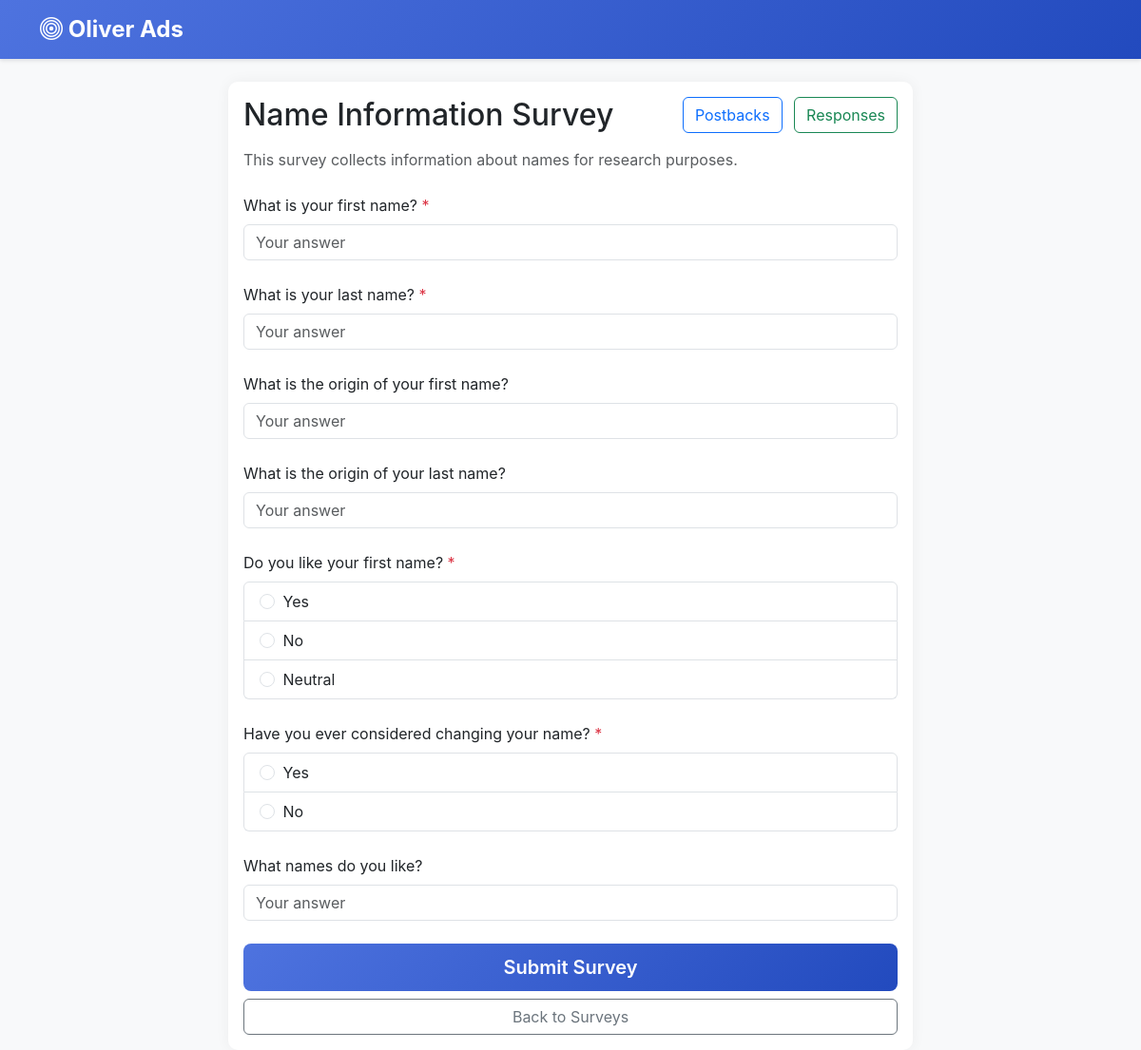
The app's page /surveys/2 with its own data.
### models.py (models this page shows, shortened)
class Survey(db.Model):
    id = db.Column(db.Integer, primary_key=True)
    title = db.Column(db.String(200), nullable=False)
    description = db.Column(db.Text)
    creator_id = db.Column(db.Integer, db.ForeignKey('user.id'), nullable=False)
    created_at = db.Column(db.DateTime, default=datetime.utcnow)
    is_active = db.Column(db.Boolean, default=True)
    creator = db.relationship('User', backref=db.backref('surveys', lazy=True))
    questions = db.relationship('Question', backref='survey', lazy=True, cascade='all, delete-orphan')
    responses = db.relationship('SurveyResponse', backref='survey', lazy=True, cascade='all, delete-orphan')
    postback_configs = db.relationship('PostbackConfig', backref='survey', lazy=True, cascade='all, delete-orphan')

class Question(db.Model):
    id = db.Column(db.Integer, primary_key=True)
    survey_id = db.Column(db.Integer, db.ForeignKey('survey.id'), nullable=False)
    question_text = db.Column(db.Text, nullable=False)
    question_type = db.Column(db.String(20), nullable=False)  # text, multiple_choice, checkbox
    options = db.Column(db.Text)  # JSON string for multiple choice and checkbox options
    is_required = db.Column(db.Boolean, default=False)
    order = db.Column(db.Integer, default=0)
    answers = db.relationship('Answer', backref='question', lazy=True, cascade='all, delete-orphan')
    @property
    def options_list(self):
        if self.options:
            try:
                return json.loads(self.options)
            except json.JSONDecodeError:
                return []
        return []

### app.py (the view)
@app.route('/surveys/<int:survey_id>')
def view_survey(survey_id):
    survey = Survey.query.get_or_404(survey_id)
    if current_user.is_authenticated:
        if survey.creator_id != current_user.id and not current_user.is_admin:
            flash('You do not have permission to view this survey')
            return redirect(url_for('surveys'))
    return render_template('view_survey.html', survey=survey)

### templates/view_survey.html (shortened to what this page needs)
{% extends "base.html" %}
{% block content %}
<div class="container mt-4">
    <div class="row justify-content-center">
        <div class="col-md-8">
            <div class="card">
                <div class="card-body">
                    <div class="d-flex justify-content-between align-items-center mb-3">
                        <h2 class="card-title mb-0">{{ survey.title }}</h2>
                        <div>
                            <a href="{{ url_for('postback_configs', survey_id=survey.id) }}" class="btn btn-outline-primary me-2">
                                 Postbacks
                            </a>
                            <a href="{{ url_for('view_responses', survey_id=survey.id) }}" class="btn btn-outline-success">
                                 Responses
                            </a>
                        </div>
                    </div>
                    <p class="text-muted mb-4">{{ survey.description }}</p>
                    <form method="POST" action="{{ url_for('submit_survey', survey_id=survey.id) }}" class="needs-validation" novalidate>
                        {% for question in survey.questions|sort(attribute='order') %}
                        <div class="mb-4">
                            <label class="form-label">
                                {{ question.question_text }}
                                {% if question.is_required %}
                                <span class="text-danger">*</span>
                                {% endif %}
                            </label>
                            {% if question.question_type == 'text' %}
                            <input type="text"
                                   class="form-control"
                                   name="question_{{ question.id }}"
                                   {% if question.is_required %}required{% endif %}
                                   placeholder="Your answer">
                            {% elif question.question_type == 'multiple_choice' %}
                            <div class="list-group">
                                {% for option in question.options_list %}
                                <label class="list-group-item">
                                    <input class="form-check-input me-1"
                                           type="radio"
                                           name="question_{{ question.id }}"
                                           value="{{ option }}"
                                           {% if question.is_required %}required{% endif %}>
                                    {{ option }}
                                </label>
                                {% endfor %}
                            </div>
                            {% endif %}
                        </div>
                        {% endfor %}
                        <div class="d-grid gap-2">
                            <button type="submit" class="btn btn-primary btn-lg">
                                 Submit Survey
                            </button>
                            <a href="{{ url_for('surveys') }}" class="btn btn-outline-secondary">
                                 Back to Surveys
                            </a>
                        </div>
                    </form>
                </div>
            </div>
        </div>
    </div>
</div>
{% endblock %}

### templates/base.html (shortened to what this page needs)
<!DOCTYPE html>
<html lang="en">
<head>
    <link href="https://cdn.jsdelivr.net/npm/bootstrap@5.3.0/dist/css/bootstrap.min.css" rel="stylesheet">
    <link rel="stylesheet" href="https://cdn.jsdelivr.net/npm/bootstrap-icons@1.11.0/font/bootstrap-icons.css">
</head>
<body>
    <nav class="navbar navbar-expand-lg navbar-dark">
        <div class="container">
            <a class="navbar-brand" href="{{ url_for('index') }}">
                <i class="bi bi-bullseye"></i> Oliver Ads
            </a>
        </div>
    </nav>
    <div class="container">
        {% block content %}{% endblock %}
    </div>
</body>
</html>

### templates/base.html (style rules this page uses)
:root { --primary-color: #4e73df; --secondary-color: #1cc88a; --dark-color: #5a5c69; }
body { background-color: #f8f9fa; font-family: 'Nunito', -apple-system, BlinkMacSystemFont, "Segoe UI", Roboto, "Helvetica Neue", Arial, sans-serif; }
.navbar { background: linear-gradient(135deg, var(--primary-color), #224abe) !important; box-shadow: 0 2px 4px rgba(0,0,0,0.1); }
.navbar-brand { font-weight: 700; font-size: 1.5rem; }
.card { border: none; border-radius: 10px; box-shadow: 0 0 15px rgba(0,0,0,0.05); transition: transform 0.2s; }
.btn-primary { background: linear-gradient(135deg, var(--primary-color), #224abe); border: none; padding: 10px 20px; font-weight: 600; }

### records on screen
Survey: title "Name Information Survey", description "This survey collects information about names for research purposes."
Question: question_text "What is your first name?"
Question: question_text "What is your last name?"
Question: question_text "What is the origin of your first name?"
Question: question_text "What is the origin of your last name?"
Question: question_text "Do you like your first name?", is_required "☐ Yes" "☐ No" "☐ Neutral", options_list "Yes" "No" "Neutral"
Question: question_text "Have you ever considered changing your name?", is_required "☐ Yes" "☐ No", options_list "Yes" "No"
Question: question_text "What names do you like?"
